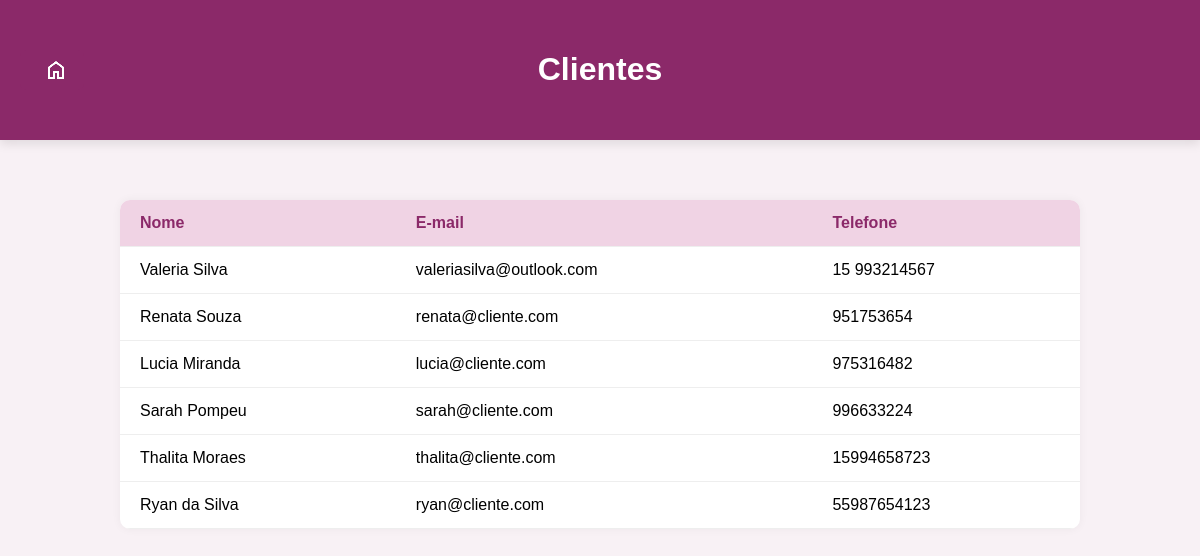
Page /admin/clientes (signed in) on the committed database.
### backend/models.py (models this page shows, shortened)
class Cliente(db.Model, UserMixin):
    __tablename__ = 'clientes'
    idCliente = db.Column(db.Integer, primary_key=True)
    nome = db.Column(db.String(100), nullable=False)
    email = db.Column(db.String(120), unique=True, nullable=False)
    telefone = db.Column(db.String(20), nullable=False)
    senha_hash = db.Column(db.String(256), nullable=False)
    agendamentos = db.relationship('Agendamento', back_populates='cliente', lazy=True)

### backend/views.py (the view)
@app.route('/admin/clientes')
@login_required
def admin_clientes():
    if not isinstance(current_user._get_current_object(), Administrador):
        abort(403)
    clientes = Cliente.query.all()
    return render_template('clientes.html', clientes=clientes)

### backend/views.py (called while the page is built)
@login_manager.user_loader
def load_user(user_id):
    if user_id.startswith('admin-'):
        admin_id = user_id.split('-')[1]
        return Administrador.query.get(admin_id)
    elif user_id.startswith('prof-'):
        prof_id = user_id.split('-')[1]
        return Profissional.query.get(prof_id)
    elif user_id.startswith('cliente-'):
        cliente_id = user_id.split('-')[1]
        return Cliente.query.get(cliente_id)
    return None

### templates/clientes.html (shortened to what this page needs)
<!DOCTYPE html>
<html lang="pt-br">
<head>
  <link rel="stylesheet" href="/static/css/style-clientes.css" />
  <link rel="stylesheet" href="/static/css/style-btnInicio.css" />
</head>
<body>
  <header>
    <h1>Clientes</h1>
    <a class="btn-inicio" href="{{ url_for('admin_inicio') }}">
             <img src="/static/img/home.png" alt="Página Inicial">
    </a>
  </header>
  <main>
    <table>
      <thead>
        <tr>
          <th>Nome</th>
          <th>E-mail</th>
          <th>Telefone</th>
        </tr>
      </thead>
      <tbody>
        {% for cliente in clientes %}
          <tr onclick="window.location='{{ url_for('admin_perfil_cliente', cliente_id=cliente.idCliente) }}'">
            <td>{{ cliente.nome }}</td>
            <td>{{ cliente.email }}</td>
            <td>{{ cliente.telefone }}</td>
          </tr>
        {% endfor %}
      </tbody>
    </table>
  </main>
</body>
</html>

### static/css/style-clientes.css (style rules this page uses)
body { font-family: Arial, Helvetica, sans-serif; margin: 0; background-color: #f8f1f5; }
header { background-color: #8b2969; padding: 20px; color: white; text-align: center; box-shadow: 0 4px 10px rgba(0,0,0,0.1); }
main { padding: 40px 10%; }
table { width: 100%; border-collapse: collapse; background-color: white; box-shadow: 0 0 10px rgba(0,0,0,0.05); border-radius: 10px; overflow: hidden; }
th, td { padding: 14px 20px; text-align: left; border-bottom: 1px solid #eee; }
th { background-color: #f0d3e4; color: #8b2969; font-weight: bold; }

### static/css/style-btnInicio.css (style rules this page uses)
header { position: relative; padding: 30px 0; display: flex; justify-content: center; align-items: center; }
.btn-inicio { position: absolute; left: 20px; top: 50%; transform: translateY(-50%); text-decoration: none; background-color: #8b2969; color: white; padding: 8px 16px; border-radius: 6px; font-weight: bold; display: inline-flex; align-items: center; gap: 8px; transition: background 0.3s; }

### templates/clientes.html (style rules this page uses)
tbody tr { cursor: pointer; transition: background-color 0.2s ease; }

### rows in the picture
Cliente: nome "Valeria Silva", email "valeriasilva@outlook.com", telefone "15 993214567"
Cliente: nome "Renata Souza", email "renata@cliente.com", telefone "951753654"
Cliente: nome "Lucia Miranda", email "lucia@cliente.com", telefone "975316482"
Cliente: nome "Sarah Pompeu", email "sarah@cliente.com", telefone "996633224"
Cliente: nome "Thalita Moraes", email "thalita@cliente.com", telefone "15994658723"
Cliente: nome "Ryan da Silva", email "ryan@cliente.com", telefone "55987654123"
